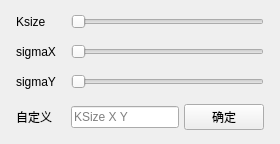
                <widget class="QWidget" name="adjPage_gaussBlur">
                 <layout class="QVBoxLayout" name="verticalLayout_11">
                  <item>
                   <layout class="QFormLayout" name="formLayout_2">
                    <property name="fieldGrowthPolicy">
                     <enum>QFormLayout::AllNonFixedFieldsGrow</enum>
                    </property>
                    <property name="horizontalSpacing">
                     <number>15</number>
                    </property>
                    <property name="verticalSpacing">
                     <number>15</number>
                    </property>
                    <property name="leftMargin">
                     <number>5</number>
                    </property>
                    <property name="topMargin">
                     <number>3</number>
                    </property>
                    <property name="rightMargin">
                     <number>5</number>
                    </property>
                    <property name="bottomMargin">
                     <number>3</number>
                    </property>
                    <item row="0" column="0">
                     <widget class="QLabel" name="GaussBlur_lab1">
                      <property name="text">
                       <string>Ksize</string>
                      </property>
                     </widget>
                    </item>
                    <item row="0" column="1">
                     <widget class="QSlider" name="GaussBlur_slider1">
                      <property name="minimum">
                       <number>1</number>
                      </property>
                      <property name="maximum">
                       <number>41</number>
                      </property>
                      <property name="orientation">
                       <enum>Qt::Horizontal</enum>
                      </property>
                     </widget>
                    </item>
                    <item row="1" column="0">
                     <widget class="QLabel" name="GaussBlur_lab2">
                      <property name="text">
                       <string>sigmaX</string>
                      </property>
                     </widget>
                    </item>
                    <item row="1" column="1">
                     <widget class="QSlider" name="GaussBlur_slider2">
                      <property name="minimum">
                       <number>1</number>
                      </property>
                      <property name="maximum">
                       <number>41</number>
                      </property>
                      <property name="orientation">
                       <enum>Qt::Horizontal</enum>
                      </property>
                     </widget>
                    </item>
                    <item row="2" column="0">
                     <widget class="QLabel" name="GaussBlur_lab3">
                      <property name="text">
                       <string>sigmaY</string>
                      </property>
                     </widget>
                    </item>
                    <item row="2" column="1">
                     <widget class="QSlider" name="GaussBlur_slider3">
                      <property name="minimum">
                       <number>1</number>
                      </property>
                      <property name="maximum">
                       <number>40</number>
                      </property>
                      <property name="orientation">
                       <enum>Qt::Horizontal</enum>
                      </property>
                     </widget>
                    </item>
                    <item row="3" column="0">
                     <widget class="QLabel" name="GaussBlur_lab4">
                      <property name="text">
                       <string>自定义</string>
                      </property>
                     </widget>
                    </item>
                    <item row="3" column="1">
                     <layout class="QHBoxLayout" name="horizontalLayout_42" stretch="5,1">
                      <property name="spacing">
                       <number>5</number>
                      </property>
                      <item>
                       <widget class="QLineEdit" name="GaussBlur_edit">
                        <property name="text">
                         <string/>
                        </property>
                        <property name="placeholderText">
                         <string>KSize X Y</string>
                        </property>
                       </widget>
                      </item>
                      <item>
                       <widget class="QPushButton" name="GaussBlur_btn">
                        <property name="text">
                         <string>确定</string>
                        </property>
                       </widget>
                      </item>
                     </layout>
                    </item>
                   </layout>
                  </item>
                 </layout>
                </widget>
